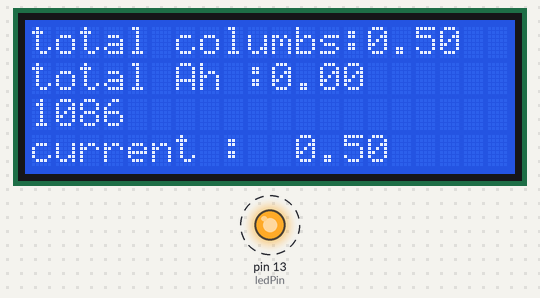
A sketch run on a simulated Arduino Uno, built with avr-gcc and run on an emulated ATmega328P. On the bench: 20×4 character LCD, output pins drawn as LEDs (lit = HIGH). Dashed ring = blinking. What the sketch prints to the serial monitor is not drawn.

Above: at 1.2 s.
At 9.2 s:
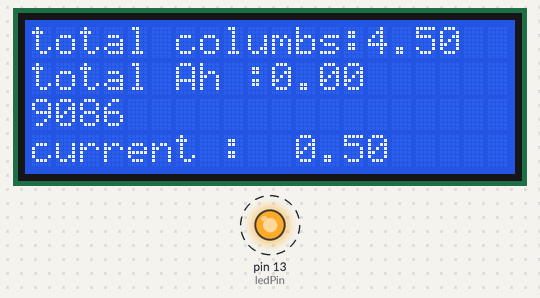
At 19.2 s:
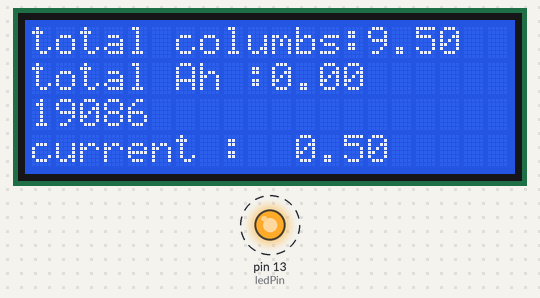
At 38.2 s:
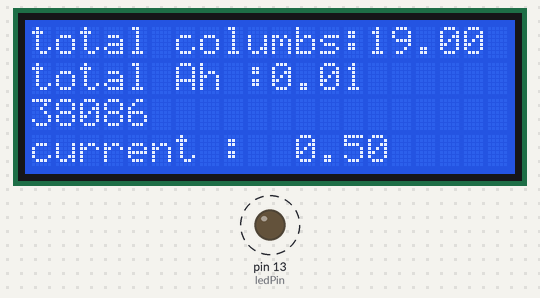
Timing chart, 0 to 40.0 s (numbered marks = the images above):
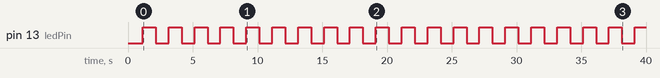

The sketch:

soc.ino
```cpp
#include <Wire.h>
#include <LiquidCrystal_I2C.h>
LiquidCrystal_I2C lcd(0x27,20,4);


unsigned long startMillis;  //some global variables available anywhere in the program
unsigned long currentMillis;
const int period = 1000 ;  //the value is a number of milliseconds
const byte ledPin = 13;    //using the built in LED
float current = 0.5;
float c_current = 0.5;
float totalCoulumbs = 0.0;


void setup() {
  lcd.init();
  lcd.backlight();
  lcd.setCursor(3,0);
  lcd.print("Starting soc measurement");
  Serial.begin(115200);  //start Serial in case we need to print debugging info
  pinMode(ledPin, OUTPUT);
  startMillis = millis();  //initial start time
  lcd.clear();

}

void loop() {
  currentMillis = millis();  //get the current "time" (actually the number of milliseconds since the program started)
  if (currentMillis - startMillis >= period)  //test whether the period has elapsed
  {
    lcd.setCursor(0,2);
    lcd.print(millis());
    lcd.setCursor(0,3);
    lcd.print("current :");
    lcd.setCursor(11,3);
    lcd.print(current);
    totalCoulumbs = totalCoulumbs + current;
    Serial.print("Total Coulumbs = ");
    lcd.setCursor(0,0);
    lcd.print("total columbs:");
    lcd.setCursor(14,0);
    lcd.print(totalCoulumbs);
    Serial.println(totalCoulumbs);
    lcd.setCursor(0,1);
    lcd.print("total Ah :");
    lcd.setCursor(10,1);
    lcd.print(totalCoulumbs/3600.0);
    Serial.print("Total Ah = ");
    Serial.println(totalCoulumbs/3600.0);
    digitalWrite(ledPin, !digitalRead(ledPin));  //if so, change the state of the LED.  Uses a neat trick to change the state
    startMillis = currentMillis;  //IMPORTANT to save the start time of the current LED state.
  }

}
```

Measured:
- by itself, pin 13 (ledPin): alternates HIGH for 1.0 s and LOW for 1.0 s
- what the display in image 0 shows lasts 1.0 s, from 1.1 s to 2.1 s
